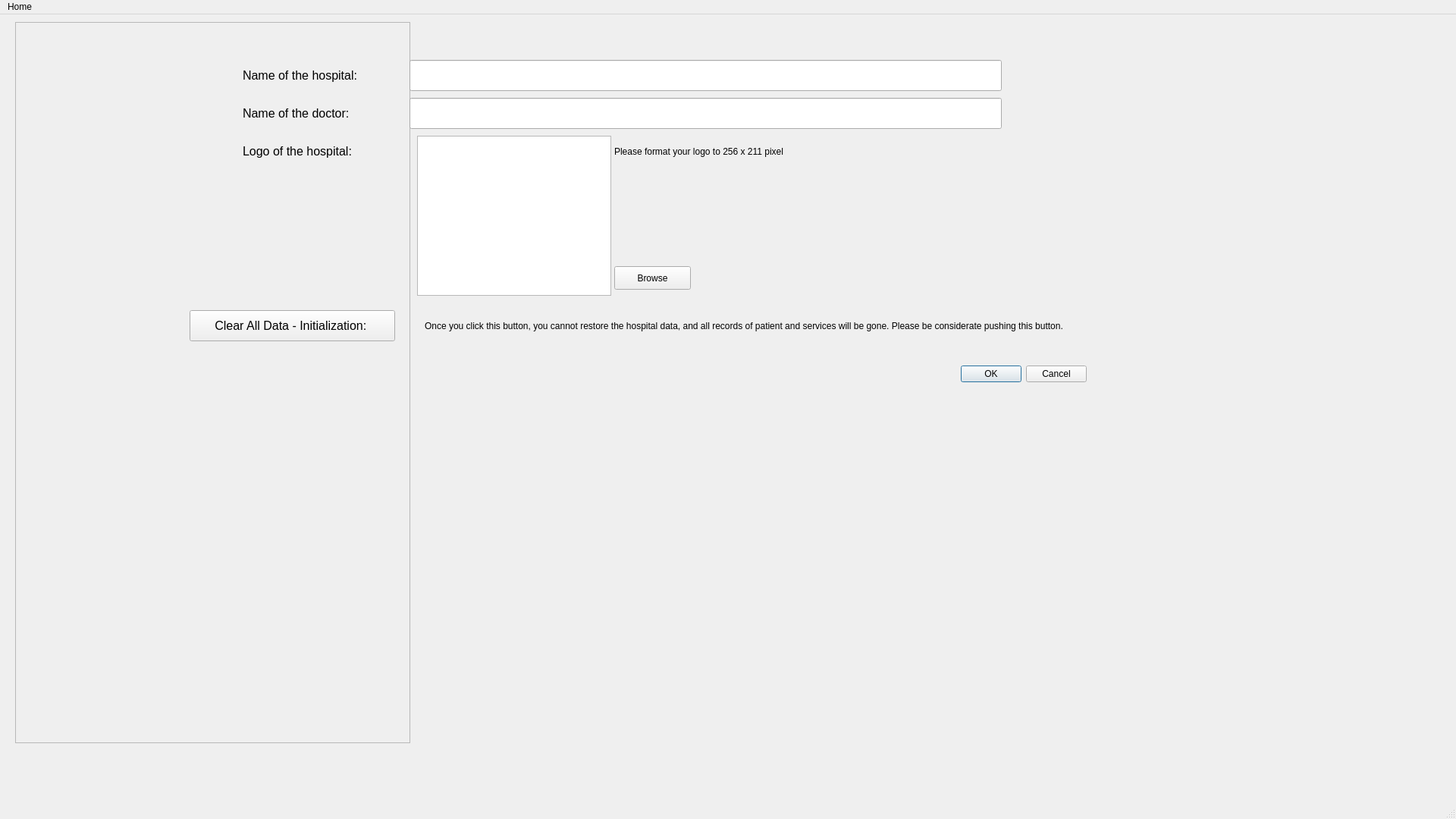
<?xml version="1.0" encoding="UTF-8"?>
<ui version="4.0">
 <class>MainWindow</class>
 <widget class="QMainWindow" name="MainWindow">
  <property name="geometry">
   <rect>
    <x>0</x>
    <y>0</y>
    <width>1920</width>
    <height>1080</height>
   </rect>
  </property>
  <property name="windowTitle">
   <string>Setting</string>
  </property>
  <widget class="QWidget" name="centralwidget">
   <widget class="QFrame" name="frame">
    <property name="geometry">
     <rect>
      <x>20</x>
      <y>10</y>
      <width>521</width>
      <height>951</height>
     </rect>
    </property>
    <property name="font">
     <font>
      <pointsize>12</pointsize>
     </font>
    </property>
    <property name="frameShape">
     <enum>QFrame::StyledPanel</enum>
    </property>
    <property name="frameShadow">
     <enum>QFrame::Raised</enum>
    </property>
    <widget class="QLabel" name="label">
     <property name="geometry">
      <rect>
       <x>300</x>
       <y>50</y>
       <width>201</width>
       <height>41</height>
      </rect>
     </property>
     <property name="font">
      <font>
       <pointsize>12</pointsize>
      </font>
     </property>
     <property name="text">
      <string>Name of the hospital: </string>
     </property>
    </widget>
    <widget class="QLabel" name="label_2">
     <property name="geometry">
      <rect>
       <x>300</x>
       <y>150</y>
       <width>201</width>
       <height>41</height>
      </rect>
     </property>
     <property name="font">
      <font>
       <pointsize>12</pointsize>
      </font>
     </property>
     <property name="text">
      <string>Logo of the hospital: </string>
     </property>
    </widget>
    <widget class="QPushButton" name="pushButton">
     <property name="geometry">
      <rect>
       <x>230</x>
       <y>380</y>
       <width>271</width>
       <height>41</height>
      </rect>
     </property>
     <property name="text">
      <string>Clear All Data - Initialization: </string>
     </property>
    </widget>
    <widget class="QLabel" name="label_3">
     <property name="geometry">
      <rect>
       <x>300</x>
       <y>100</y>
       <width>201</width>
       <height>41</height>
      </rect>
     </property>
     <property name="font">
      <font>
       <pointsize>12</pointsize>
      </font>
     </property>
     <property name="text">
      <string>Name of the doctor: </string>
     </property>
    </widget>
   </widget>
   <widget class="QLineEdit" name="lineEdit">
    <property name="geometry">
     <rect>
      <x>540</x>
      <y>60</y>
      <width>781</width>
      <height>41</height>
     </rect>
    </property>
   </widget>
   <widget class="QGraphicsView" name="graphicsView">
    <property name="geometry">
     <rect>
      <x>550</x>
      <y>160</y>
      <width>256</width>
      <height>211</height>
     </rect>
    </property>
   </widget>
   <widget class="QDialogButtonBox" name="buttonBox">
    <property name="geometry">
     <rect>
      <x>1240</x>
      <y>460</y>
      <width>193</width>
      <height>28</height>
     </rect>
    </property>
    <property name="standardButtons">
     <set>QDialogButtonBox::Cancel|QDialogButtonBox::Ok</set>
    </property>
   </widget>
   <widget class="QLabel" name="label_5">
    <property name="geometry">
     <rect>
      <x>560</x>
      <y>390</y>
      <width>1051</width>
      <height>41</height>
     </rect>
    </property>
    <property name="font">
     <font>
      <pointsize>9</pointsize>
     </font>
    </property>
    <property name="text">
     <string>Once you click this button, you cannot restore the hospital data, and all records of patient and services will be gone. Please be considerate pushing this button.</string>
    </property>
   </widget>
   <widget class="QLineEdit" name="lineEdit_2">
    <property name="geometry">
     <rect>
      <x>540</x>
      <y>110</y>
      <width>781</width>
      <height>41</height>
     </rect>
    </property>
   </widget>
   <widget class="QPushButton" name="pushButton_2">
    <property name="geometry">
     <rect>
      <x>810</x>
      <y>332</y>
      <width>101</width>
      <height>31</height>
     </rect>
    </property>
    <property name="text">
     <string>Browse</string>
    </property>
   </widget>
   <widget class="QLabel" name="label_4">
    <property name="geometry">
     <rect>
      <x>810</x>
      <y>160</y>
      <width>331</width>
      <height>41</height>
     </rect>
    </property>
    <property name="text">
     <string>Please format your logo to 256 x 211 pixel</string>
    </property>
   </widget>
  </widget>
  <widget class="QMenuBar" name="menubar">
   <property name="geometry">
    <rect>
     <x>0</x>
     <y>0</y>
     <width>1920</width>
     <height>21</height>
    </rect>
   </property>
   <widget class="QMenu" name="menuHome">
    <property name="title">
     <string>Home</string>
    </property>
    <addaction name="actionReturn_Home"/>
   </widget>
   <addaction name="menuHome"/>
  </widget>
  <widget class="QStatusBar" name="statusbar"/>
  <action name="actionReturn_Home">
   <property name="text">
    <string>Return Home</string>
   </property>
  </action>
 </widget>
 <resources/>
 <connections/>
</ui>
